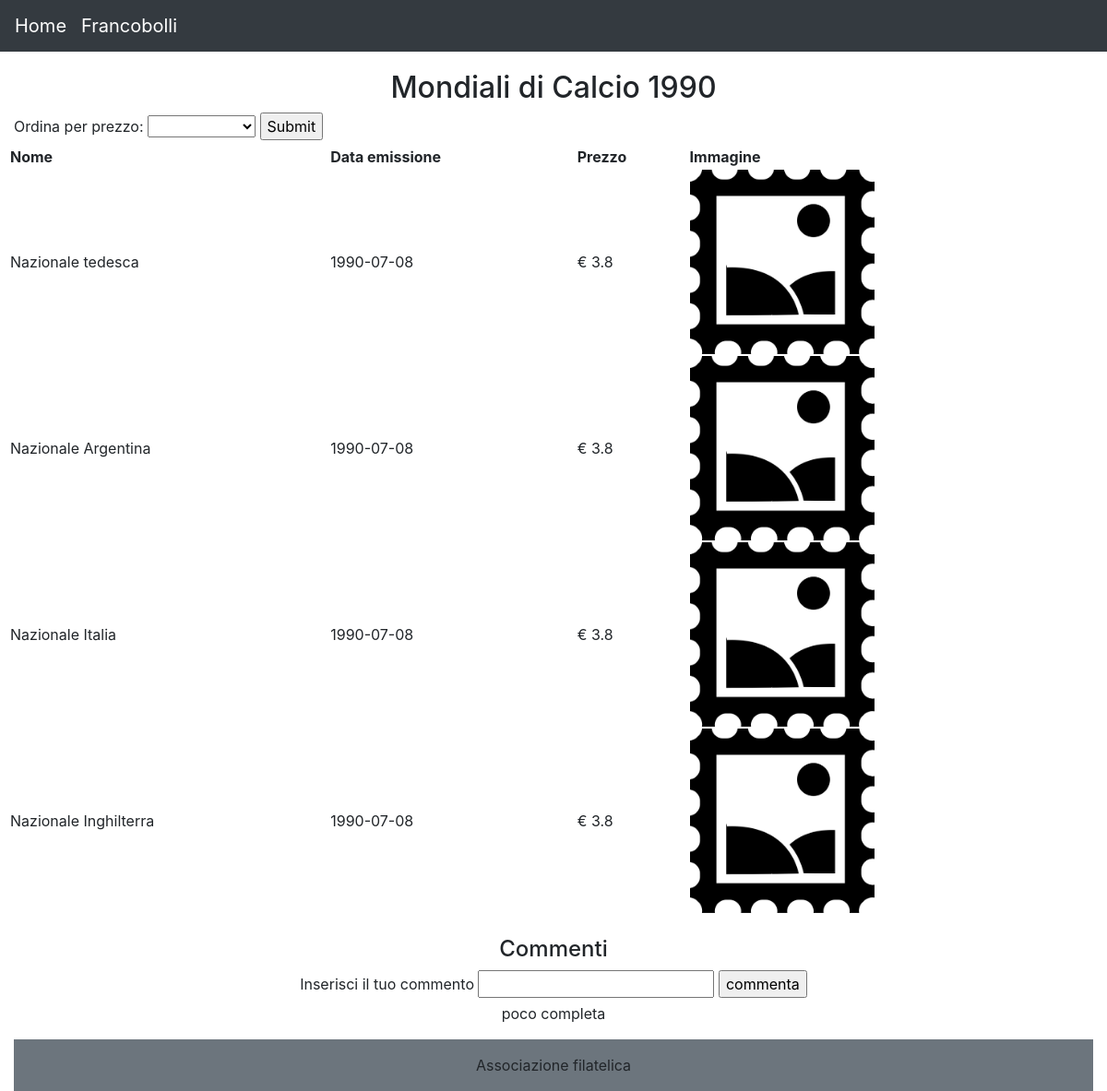
Screenshot of /collection.php?id=3 with the database file from the repository.
### tables this page shows
CREATE TABLE collezioni(
  id INT PRIMARY KEY AUTO_INCREMENT,
  titolo VARCHAR(50) NOT NULL,
  collezionista INT NOT NULL,
  tema VARCHAR(30) NOT NULL,
  FOREIGN KEY(collezionista) REFERENCES collezionista(id)
);

CREATE TABLE francobolli(
  id INT PRIMARY KEY AUTO_INCREMENT,
  nome VARCHAR(50) NOT NULL,
  collezione INT NOT NULL,
  data_emissione DATE NOT NULL,
  prezzo FLOAT NOT NULL,
  immagine VARCHAR(50),
  FOREIGN KEY(collezione) REFERENCES collezioni(id)
);

CREATE TABLE commenti(
  id INT PRIMARY KEY AUTO_INCREMENT,
  collezione INT NOT NULL,
  commento VARCHAR(100) NOT NULL,
  FOREIGN KEY(collezione) REFERENCES collezioni(id)
);

### collection.php (the view, shortened to what this page needs)
<?php
require "libs/dbconnection.php";
if (isset($_GET['id'])) {
  $id = $_SESSION['id'] = $_GET['id'];
} else {
  $id = $_SESSION['id'];
}
try {
  if (isset($_GET['price']) AND $_GET['price'] != "empty") {
    if ($_GET['price'] == 'asc') {
      $sql = "SELECT * FROM francobolli WHERE collezione = $id ORDER BY prezzo ASC";
    } else {
      $sql = "SELECT * FROM francobolli WHERE collezione = $id ORDER BY prezzo DESC";
    }
  } else {
    $sql = "SELECT * FROM francobolli WHERE collezione = $id";
  }
  $rs = $dbConnection->query($sql);
  $sqlTitle = "SELECT titolo FROM collezioni WHERE id = $id";
  $rsTitle = $dbConnection->query($sqlTitle);
  while ($rowTitle = $rsTitle->fetch()){
    $collectionTitle = $rowTitle['titolo'];
    break;
  }
} catch (PDOException $e) {
  die('Errore nella lettura dei francobolli.');
}
require "libs/header.php";
try {
  $sqlComment = "SELECT commento FROM commenti WHERE collezione = $id ORDER BY id DESC";
  $rsComment = $dbConnection->query($sqlComment);
} catch (PDOException $e) {
  die('Errore nella lettura dei commenti.');
}
?>
<h2 class="text-center"><?= $collectionTitle ?></h2>
<form action="collection.php?id=<?= $id ?>">
  <label for="price">Ordina per prezzo:</label>
  <select name="price" id="price">
    <option value="empty"></option>
    <option value="asc">crescente</option>
  </select>
  <input type="submit" value="Submit">
</form>
<div class="form-row">
  <table style="width:100%">
   <tr>
     <th>Nome</th>
     <th>Data emissione</th>
     <th>Prezzo</th>
     <th>Immagine</th>
   </tr>
   <?php while ($row = $rs->fetch()) : ?>
     <tr>
       <td><?= $row['nome'] ?></td>
       <td><?= $row['data_emissione'] ?></td>
       <td>€ <?= $row['prezzo'] ?></td>
       <?php if($row['immagine'] != ""): ?>
         <td> <img src="media/<?= $row['immagine'] ?>" width="200" height="200"> </td>
       <?php endif; if($row['immagine'] == ""): ?>
         <td> <img src="media/francobollo.png" width="200" height="200"> </td>
       <?php endif; ?>
     </tr>
    <?php endwhile; ?>
  </table>
</div><br>
<div class="text-center">
  <h4>Commenti</h4>
  <div>
    <form action="libs/addComment.php" method="post">
      <label>Inserisci il tuo commento</label>
      <input type="text" name="comment">
      <input type="submit" value="commenta">
    </form>
  <div>
  <?php while ($row = $rsComment->fetch()) : ?>
      <p><?= $row['commento'] ?></p>
   <?php endwhile; ?>
</div>
<?php require "libs/footer.php"; ?>

### rows the page displays
collezioni: titolo "Mondiali di Calcio 1990"
francobolli: nome "Nazionale tedesca", data_emissione "1990-07-08", prezzo "3.8"
francobolli: nome "Nazionale Argentina", data_emissione "1990-07-08", prezzo "3.8"
francobolli: nome "Nazionale Italia", data_emissione "1990-07-08", prezzo "3.8"
francobolli: nome "Nazionale Inghilterra", data_emissione "1990-07-08", prezzo "3.8"
commenti: commento "poco completa"
